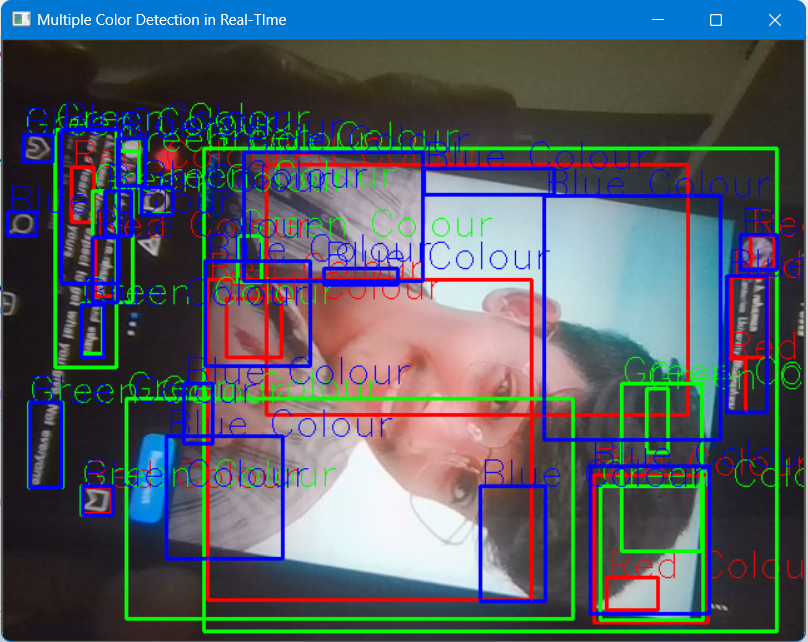
#> input picture mutlicolor.png, 808 x 642 px, given in place of the camera
$ jupyter execute --allow-errors 'multiple Color detection.ipynb'
#> lines starting #> are read from the running program, lines starting #| are printed output that depends on the picture; after the words box and inside, x2 and y2 are one past the last pixel; in counts of white or black regions, pixels touching at a corner belong together
#> further down, imageFrame is the input picture: shape (642, 808, 3); mean B, G, R 102.9, 92.7, 83.9
#> `hsvFrame = cv2.cvtColor(imageFrame, cv2.COLOR_BGR2HSV)`: hsvFrame: shape (642, 808, 3); mean H, S, V 85.9, 102.2, 131.4
#> `red_mask = cv2.inRange(hsvFrame, red_lower, red_upper)`:
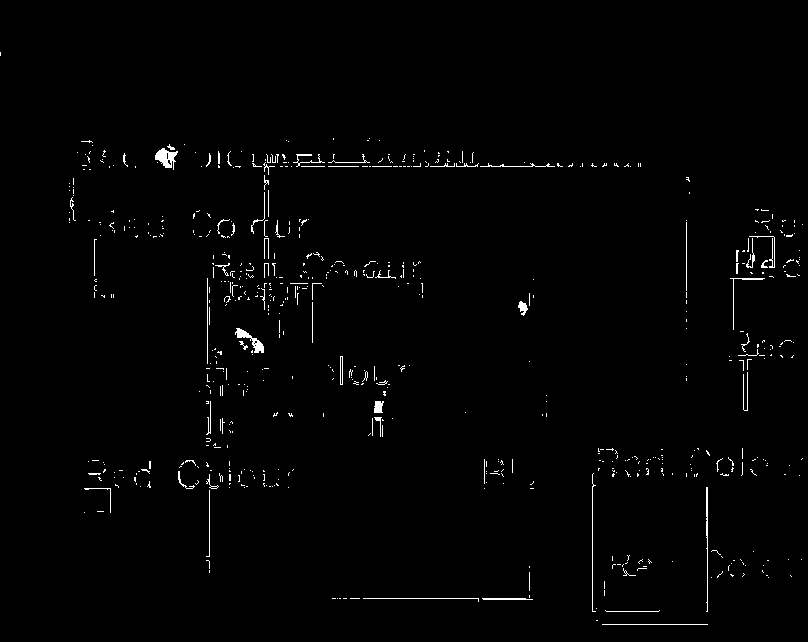
#> red_mask: shape (642, 808); 1.2% white in thin lines or dots, all inside (x1, y1, x2, y2) = (0, 52, 803, 625)
#> `green_mask = cv2.inRange(hsvFrame, green_lower, green_upper)`: green_mask: shape (642, 808); 15.9% white; 370 white regions (203 under 20 px), largest, box (x1, y1, x2, y2) and area: (284, 40, 742, 113) 22099, (562, 199, 719, 438) 22092, (120, 270, 779, 634) 9152
#> `blue_mask = cv2.inRange(hsvFrame, blue_lower, blue_upper)`: blue_mask: shape (642, 808); 17.3% white; 470 white regions (380 under 20 px), largest, box (x1, y1, x2, y2) and area: (0, 0, 806, 642) 32268, (189, 112, 779, 618) 21812, (123, 375, 557, 616) 14370
#> `red_mask = cv2.dilate(red_mask, kernal)`: red_mask: shape (642, 808); 6.8% white; 170 white regions, largest, box (x1, y1, x2, y2) and area: (249, 149, 565, 280) 4641, (728, 207, 777, 332) 1971, (278, 259, 350, 345) 1297
#> `green_mask = cv2.dilate(green_mask, kernal)`:
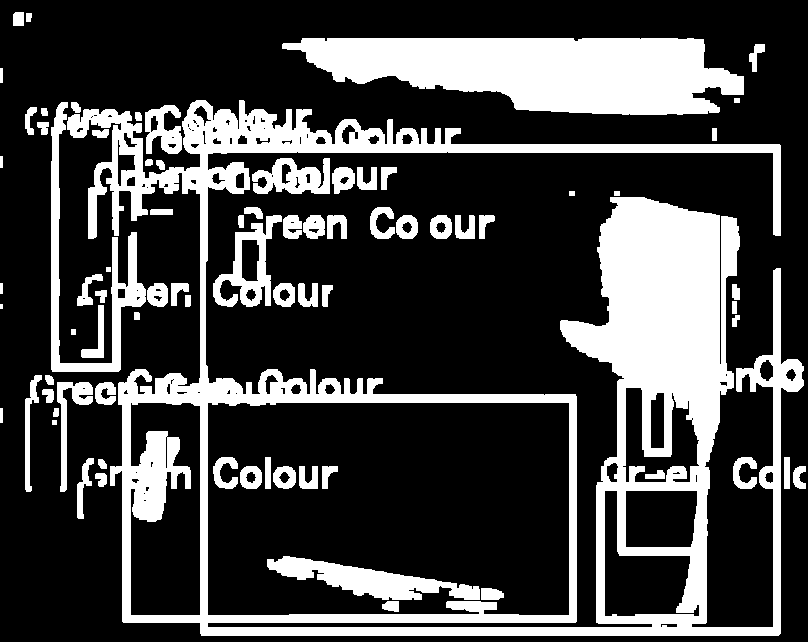
#> green_mask: shape (642, 808); 26.8% white; 78 white regions (1 under 20 px), largest, box (x1, y1, x2, y2) and area: (67, 100, 804, 636) 85086, (282, 38, 744, 115) 24924, (51, 102, 146, 372) 4762
#> `res_green = cv2.bitwise_and(imageFrame, imageFrame, mask = green_mask)`:
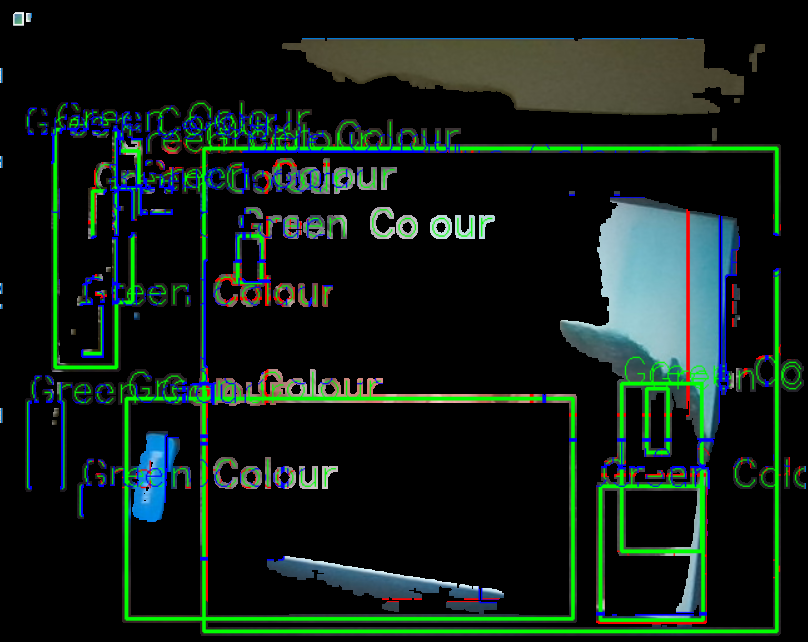
#> res_green: shape (642, 808, 3); mean B, G, R 23.5, 30.8, 17.5
#> `blue_mask = cv2.dilate(blue_mask, kernal)`:
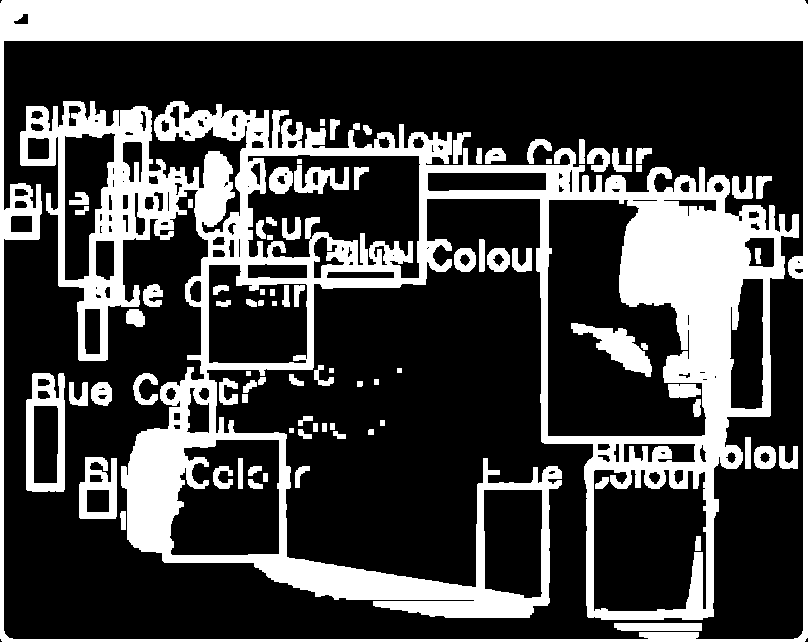
#> blue_mask: shape (642, 808); 30.5% white; 88 white regions
#> `res_blue = cv2.bitwise_and(imageFrame, imageFrame, mask = blue_mask)`:
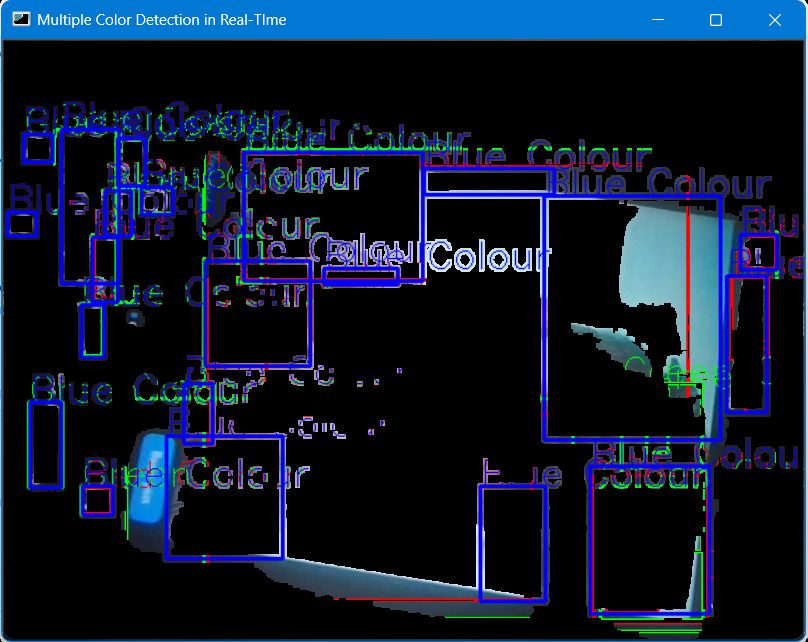
#> res_blue: shape (642, 808, 3); mean B, G, R 45.7, 26.3, 15.1
#> `contours, hierarchy = cv2.findContours(red_mask, cv2.RETR_TREE, cv2.CH..`: contours = 184 contours, 42 with area under 20; largest, box (x1, y1, x2, y2) and area: (249, 149, 565, 280) 4038, (728, 207, 777, 332) 2219, (210, 250, 256, 308) 1142, (278, 259, 350, 345) 1066, (330, 564, 535, 604) 1009
#> the loop `for pic, contour in enumerate(contours):` made 184 passes
#> after the loop `for pic, contour in enumerate(contours):`:
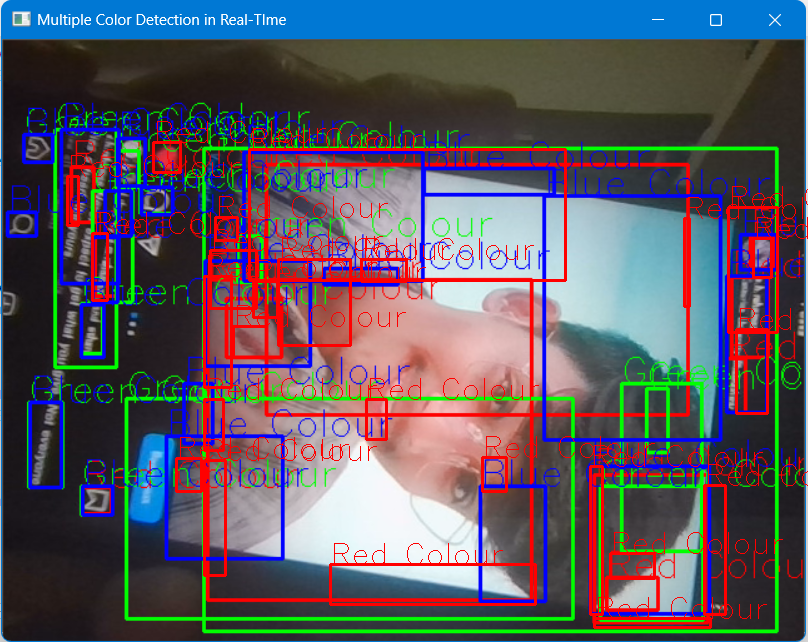
#> imageFrame: shape (642, 808, 3); mean B, G, R 97.8, 88.3, 91.6
#> `contours, hierarchy = cv2.findContours(green_mask, cv2.RETR_TREE, cv2...`: contours = 181 contours, 49 with area under 20; largest, box (x1, y1, x2, y2) and area: (67, 100, 804, 636) 183758, (207, 402, 570, 616) 76360, (282, 38, 744, 115) 24373, (130, 402, 201, 616) 11742, (604, 490, 700, 617) 5749
#> the loop `for pic, contour in enumerate(contours):` made 181 passes
#> after the loop `for pic, contour in enumerate(contours):`:
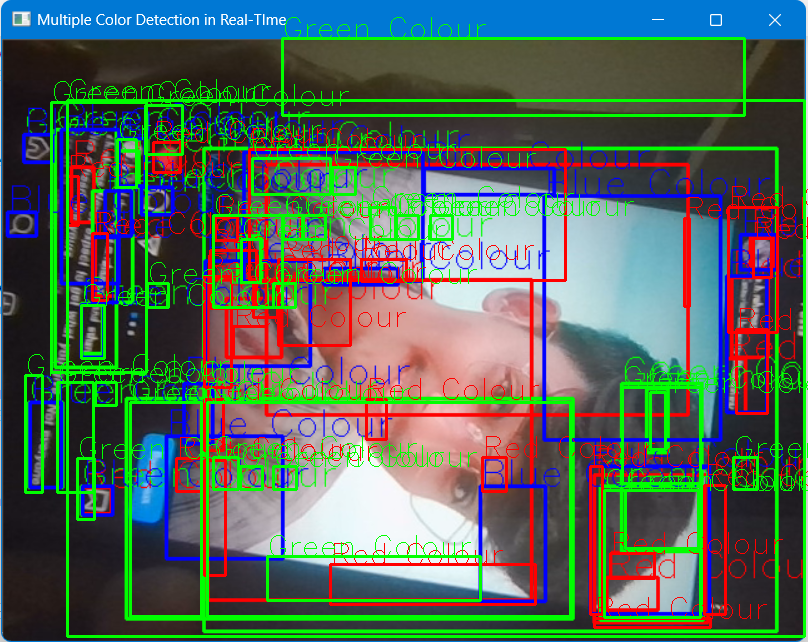
#> imageFrame: shape (642, 808, 3); 8.03% of pixels changed, all inside (x1, y1, x2, y2) = (24, 17, 808, 638)
#> `contours, hierarchy = cv2.findContours(blue_mask, cv2.RETR_TREE, cv2.C..`: contours = 220 contours, 36 with area under 20; largest, box (x1, y1, x2, y2) and area: (0, 0, 808, 642) 517268, (3, 40, 804, 640) 476720, (20, 101, 799, 620) 192280, (547, 199, 707, 437) 26402, (247, 154, 421, 279) 15350
#> the loop `for pic, contour in enumerate(contours):` made 220 passes
#> pass 1, `imageFrame = cv2.rectangle(imageFrame, (x, y), (x + w, y + h), (255, 0..`:
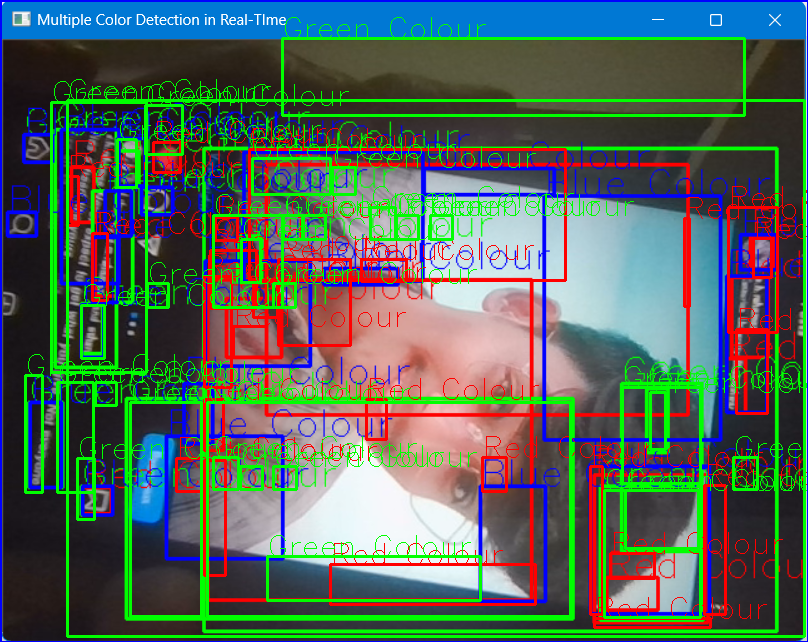
#> imageFrame: shape (642, 808, 3); 0.84% of pixels changed, all inside (x1, y1, x2, y2) = (0, 0, 808, 642)
#> after the loop `for pic, contour in enumerate(contours):`:
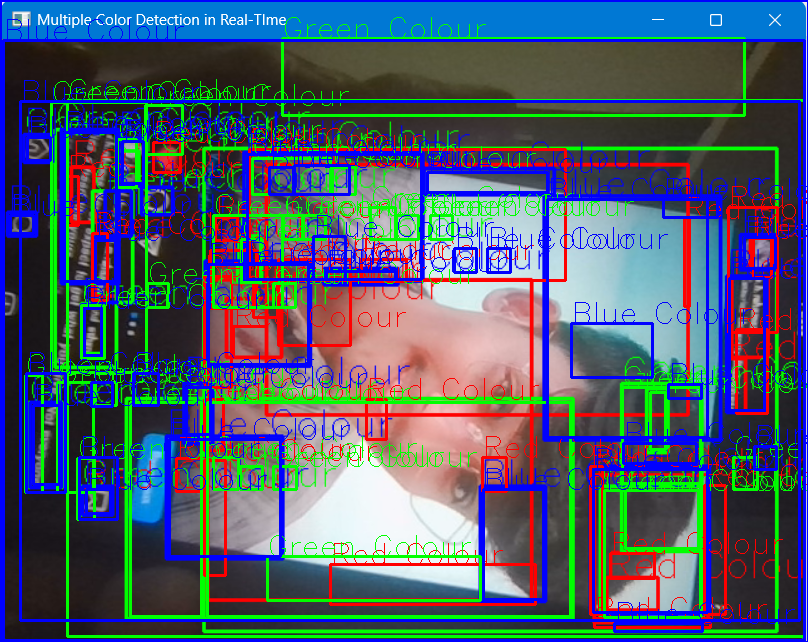
#> imageFrame: shape (642, 808, 3); 9.12% of pixels changed, all inside (x1, y1, x2, y2) = (2, 19, 807, 641)
#> (key q is pressed here)
[cell 1]
# Python code for Multiple Color Detection


import numpy as np
import cv2


# Capturing video through webcam
webcam = cv2.VideoCapture(0)

# Start a while loop
#> (the rest of this cell did not finish here and is left out)
